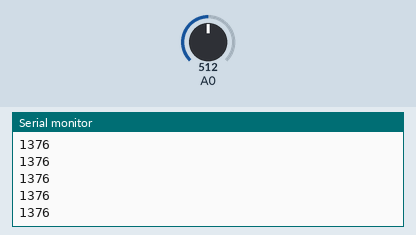
This sketch was run on a simulated Arduino Uno, built with avr-gcc and run on an emulated ATmega328P. Parts: the last lines printed to the serial monitor. Inputs (shaded band) come from the test bench; at power-on: A0 = 512.

Above: at 1.2 s.
1.3 s: A0 set to 716
At 2.1 s:
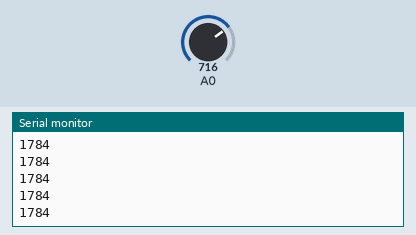
2.8 s: A0 set to 900
At 3.3 s:
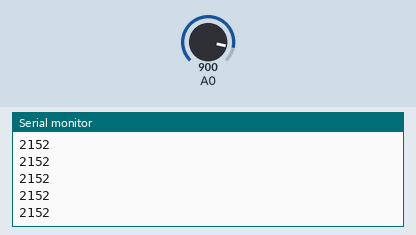
Timing chart, 0 to 5.8 s (numbered marks = the images above; inputs shaded):
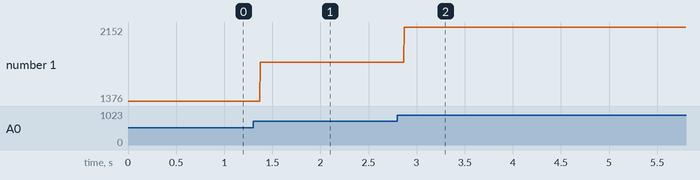

Measured:
- after the input at 1.3 s, the serial monitor: prints a new line after 0.07 s (image 1)
- after the input at 2.8 s, the serial monitor: prints a new line after 0.07 s (image 2)
- plotted number 1: 1376 → 1784 after the input at 1.3 s, 1784 → 2152 after the input at 2.8 s

The sketch:

potentiometer.ino
```cpp
void setup() {
  Serial.begin(9600);

}

void loop() {
  //if(Serial.available()>0)

  int value = analogRead(A0);
  int angle = value *2 +352;
  Serial.println(angle);
  //delay(500);

}
```
